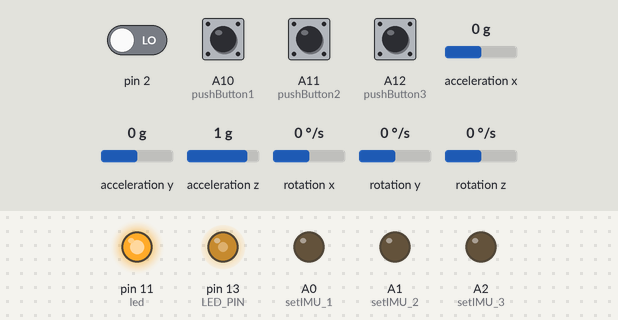
A sketch run on a simulated Arduino Mega 2560, built for the host (arithmetic inside an expression is 32-bit, double 64-bit). Shown: output pins drawn as LEDs (lit = HIGH). Dashed ring = blinking. Inputs (shaded band) come from the test bench; at power-on: A10 (pushButton1), A11 (pushButton2), A12 (pushButton3), pin 2 LOW, acceleration x 0 g, acceleration y 0 g, acceleration z 1 g, rotation x 0 °/s, rotation y 0 °/s, rotation z 0 °/s. The sensor or clock chip raises its interrupt line as the real part does; what the sketch prints to the serial monitor is not drawn.

Above: at 1.7 s.
1.8 s: A10 (pushButton1) pulled HIGH for 0.15 s
At 2.5 s:
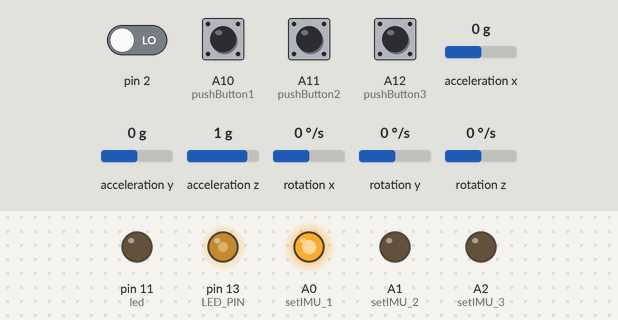
3.6 s: A10 (pushButton1) pulled HIGH for 1 s
At 4.61 s:
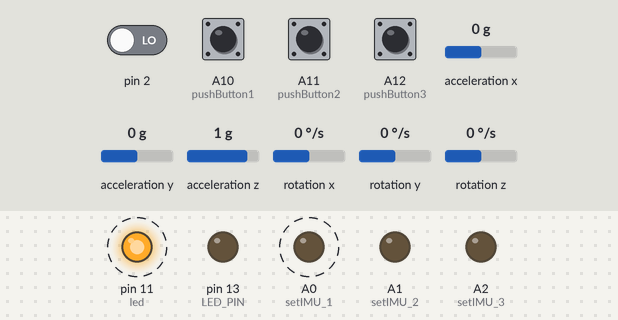
6.6 s: pin 2 driven HIGH
At 7.4 s:
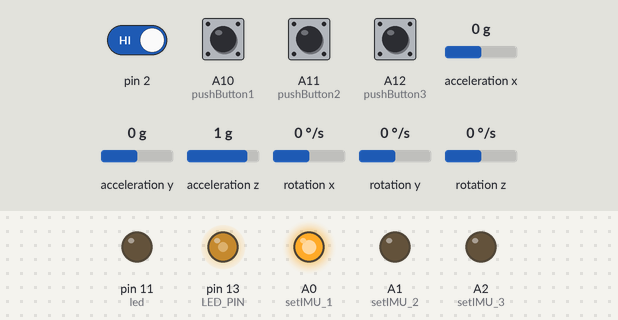
Timing chart, 0 to 9.6 s (numbered marks = the images above; inputs shaded):
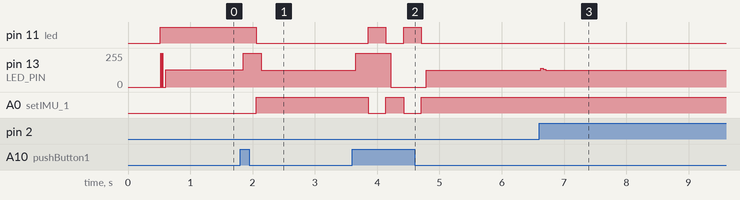

Measured:
- after the input at 1.8 s, pin 11 (led): HIGH → LOW after 0.26 s; pin 13 (LED_PIN): 128/255 → 255/255 after 0.05 s, → 127/255 0.29 s later; A0 (setIMU_1): LOW → HIGH after 0.26 s
- after the input at 3.6 s, pin 11 (led): alternates HIGH for 0.28 s and LOW for 0.29 s, 4 changes in all, then stays LOW, starting after 0.26 s; pin 13 (LED_PIN): 127/255 → 255/255 after 0.06 s, → 0/255 0.56 s later, → 127/255 0.57 s later
- after the input at 6.6 s, pin 13 (LED_PIN): 127/255 → 141/255 at once, → 135/255 0.04 s later, → 127/255 0.04 s later

The sketch:

MPU6050_DMP6_Q.ino
```cpp
// I2C device class (I2Cdev) demonstration Arduino sketch for MPU6050 class using DMP (MotionApps v2.0)
// 6/21/2012 by Jeff Rowberg <jeff@rowberg.net>
// Updates should (hopefully) always be available at https://github.com/jrowberg/i2cdevlib
//
// Changelog:
//      2013-05-08 - added seamless Fastwire support
//                 - added note about gyro calibration
//      2012-06-21 - added note about Arduino 1.0.1 + Leonardo compatibility error
//      2012-06-20 - improved FIFO overflow handling and simplified read process
//      2012-06-19 - completely rearranged DMP initialization code and simplification
//      2012-06-13 - pull gyro and accel data from FIFO packet instead of reading directly
//      2012-06-09 - fix broken FIFO read sequence and change interrupt detection to RISING
//      2012-06-05 - add gravity-compensated initial reference frame acceleration output
//                 - add 3D math helper file to DMP6 example sketch
//                 - add Euler output and Yaw/Pitch/Roll output formats
//      2012-06-04 - remove accel offset clearing for better results (thanks Sungon Lee)
//      2012-06-01 - fixed gyro sensitivity to be 2000 deg/sec instead of 250
//      2012-05-30 - basic DMP initialization working

/* ============================================
I2Cdev device library code is placed under the MIT license
Copyright (c) 2012 Jeff Rowberg
Permission is hereby granted, free of charge, to any person obtaining a copy
of this software and associated documentation files (the "Software"), to deal
in the Software without restriction, including without limitation the rights
to use, copy, modify, merge, publish, distribute, sublicense, and/or sell
copies of the Software, and to permit persons to whom the Software is
furnished to do so, subject to the following conditions:
The above copyright notice and this permission notice shall be included in
all copies or substantial portions of the Software.
THE SOFTWARE IS PROVIDED "AS IS", WITHOUT WARRANTY OF ANY KIND, EXPRESS OR
IMPLIED, INCLUDING BUT NOT LIMITED TO THE WARRANTIES OF MERCHANTABILITY,
FITNESS FOR A PARTICULAR PURPOSE AND NONINFRINGEMENT. IN NO EVENT SHALL THE
AUTHORS OR COPYRIGHT HOLDERS BE LIABLE FOR ANY CLAIM, DAMAGES OR OTHER
LIABILITY, WHETHER IN AN ACTION OF CONTRACT, TORT OR OTHERWISE, ARISING FROM,
OUT OF OR IN CONNECTION WITH THE SOFTWARE OR THE USE OR OTHER DEALINGS IN
THE SOFTWARE.
===============================================
*/

// I2Cdev and MPU6050 must be installed as libraries, or else the .cpp/.h files
// for both classes must be in the include path of your project
#include "I2Cdev.h"

#include "MPU6050_6Axis_MotionApps20.h"
//#include "MPU6050.h" // not necessary if using MotionApps include file

// Arduino Wire library is required if I2Cdev I2CDEV_ARDUINO_WIRE implementation
// is used in I2Cdev.h
#if I2CDEV_IMPLEMENTATION == I2CDEV_ARDUINO_WIRE
    #include "Wire.h"
#endif

// class default I2C address is 0x68
// specific I2C addresses may be passed as a parameter here
// AD0 low = 0x68 (default for SparkFun breakout and InvenSense evaluation board)
// AD0 high = 0x69
MPU6050 mpu;
//MPU6050 mpu(0x69); // <-- use for AD0 high

/* =========================================================================
   NOTE: In addition to connection 3.3v, GND, SDA, and SCL, this sketch
   depends on the MPU-6050's INT pin being connected to the Arduino's
   external interrupt #0 pin. On the Arduino Uno and Mega 2560, this is
   digital I/O pin 2.
 * ========================================================================= */

/* =========================================================================
   NOTE: Arduino v1.0.1 with the Leonardo board generates a compile error
   when using Serial.write(buf, len). The Teapot output uses this method.
   The solution requires a modification to the Arduino USBAPI.h file, which
   is fortunately simple, but annoying. This will be fixed in the next IDE
   release. For more info, see these links:
   http://arduino.cc/forum/index.php/topic,109987.0.html
   http://code.google.com/p/arduino/issues/detail?id=958
 * ========================================================================= */


// uncomment "OUTPUT_READABLE_QUATERNION" if you want to see the actual
// quaternion components in a [w, x, y, z] format (not best for parsing
// on a remote host such as Processing or something though)
//#define OUTPUT_READABLE_QUATERNION

// uncomment "OUTPUT_READABLE_EULER" if you want to see Euler angles
// (in degrees) calculated from the quaternions coming from the FIFO.
// Note that Euler angles suffer from gimbal lock (for more info, see
// http://en.wikipedia.org/wiki/Gimbal_lock)
//#define OUTPUT_READABLE_EULER

// uncomment "OUTPUT_READABLE_YAWPITCHROLL" if you want to see the yaw/
// pitch/roll angles (in degrees) calculated from the quaternions coming
// from the FIFO. Note this also requires gravity vector calculations.
// Also note that yaw/pitch/roll angles suffer from gimbal lock (for
// more info, see: http://en.wikipedia.org/wiki/Gimbal_lock)
#define OUTPUT_READABLE_YAWPITCHROLL

// uncomment "OUTPUT_READABLE_REALACCEL" if you want to see acceleration
// components with gravity removed. This acceleration reference frame is
// not compensated for orientation, so +X is always +X according to the
// sensor, just without the effects of gravity. If you want acceleration
// compensated for orientation, us OUTPUT_READABLE_WORLDACCEL instead.
//#define OUTPUT_READABLE_REALACCEL

// uncomment "OUTPUT_READABLE_WORLDACCEL" if you want to see acceleration
// components with gravity removed and adjusted for the world frame of
// reference (yaw is relative to initial orientation, since no magnetometer
// is present in this case). Could be quite handy in some cases.
//#define OUTPUT_READABLE_WORLDACCEL

// uncomment "OUTPUT_TEAPOT" if you want output that matches the
// format used for the InvenSense teapot demo
#define OUTPUT_TEAPOT


#define LED_PIN 13 // (Arduino is 13, Teensy is 11, Teensy++ is 6)
bool blinkState = false;

// MPU control/status vars
bool dmpReady = false;  // set true if DMP init was successful
uint8_t mpuIntStatus;   // holds actual interrupt status byte from MPU
uint8_t devStatus;      // return status after each device operation (0 = success, !0 = error)
uint16_t packetSize;    // expected DMP packet size (default is 42 bytes)
uint16_t fifoCount;     // count of all bytes currently in FIFO
uint8_t fifoBuffer[64]; // FIFO storage buffer

// orientation/motion vars
Quaternion q;           // [w, x, y, z]         quaternion container
VectorInt16 aa;         // [x, y, z]            accel sensor measurements
VectorInt16 aaReal;     // [x, y, z]            gravity-free accel sensor measurements
VectorInt16 aaWorld;    // [x, y, z]            world-frame accel sensor measurements
VectorFloat gravity;    // [x, y, z]            gravity vector
float euler[3];         // [psi, theta, phi]    Euler angle container
float ypr[3];           // [yaw, pitch, roll]   yaw/pitch/roll container and gravity vector

// packet structure for InvenSense teapot demo
uint8_t teapotPacket[14] = { '$', 0x02, 0,0, 0,0, 0,0, 0,0, 0x00, 0x00, '\r', '\n' };

//Switch IMU
int setIMU_1 = A0;
int setIMU_2 = A1;
int setIMU_3 = A2;

int led = 11;

int pushButton1 = A10;
int pushButton2 = A11;
int pushButton3 = A12;

int btnState1 = 0, btnState2 = 0, btnState3 = 0;
int btn=0;

// ================================================================
// ===               INTERRUPT DETECTION ROUTINE                ===
// ================================================================

volatile bool mpuInterrupt = false;     // indicates whether MPU interrupt pin has gone high
void dmpDataReady() {
    mpuInterrupt = true;
}


// ================================================================
// ===                      INITIAL SETUP                       ===
// ================================================================

void setup() {
    // join I2C bus (I2Cdev library doesn't do this automatically)
    #if I2CDEV_IMPLEMENTATION == I2CDEV_ARDUINO_WIRE
        Wire.begin();
        TWBR = 24; // 400kHz I2C clock (200kHz if CPU is 8MHz)
    #elif I2CDEV_IMPLEMENTATION == I2CDEV_BUILTIN_FASTWIRE
        Fastwire::setup(400, true);
    #endif


    // initialize switch IMU --------------------------------------------------------------
    pinMode(pushButton1, INPUT);   pinMode(pushButton2, INPUT);  pinMode(pushButton3, INPUT);
    pinMode(setIMU_1,OUTPUT);   pinMode(setIMU_2,OUTPUT);  pinMode(setIMU_3,OUTPUT);
    //--------------------------------------------------------------------------

    // initialize serial communication
    // (115200 chosen because it is required for Teapot Demo output, but it's
    // really up to you depending on your project)
    Serial.begin(115200);
    while (!Serial); // wait for Leonardo enumeration, others continue immediately

    // NOTE: 8MHz or slower host processors, like the Teensy @ 3.3v or Ardunio
    // Pro Mini running at 3.3v, cannot handle this baud rate reliably due to
    // the baud timing being too misaligned with processor ticks. You must use
    // 38400 or slower in these cases, or use some kind of external separate
    // crystal solution for the UART timer.

    // initialize device
    Serial.println(F("Initializing I2C devices..."));
    mpu.initialize();

    // verify connection
    Serial.println(F("Testing device connections..."));
    Serial.println(mpu.testConnection() ? F("MPU6050 connection successful") : F("MPU6050 connection failed"));

    // wait for ready
    Serial.println(F("\nSend any character to begin DMP programming and demo: "));
//    while (Serial.available() && Serial.read()); // empty buffer
//    while (!Serial.available());                 // wait for data
//    while (Serial.available() && Serial.read()); // empty buffer again

    // load and configure the DMP
    Serial.println(F("Initializing DMP..."));
    devStatus = mpu.dmpInitialize();

    // supply your own gyro offsets here, scaled for min sensitivity
  /*
    mpu.setXGyroOffset(220);
    mpu.setYGyroOffset(76);
    mpu.setZGyroOffset(-85);
    mpu.setZAccelOffset(1788); // 1688 factory default for my test chip
  */

    mpu.setXGyroOffset(53);
    mpu.setYGyroOffset(-10);
    mpu.setZGyroOffset(19);
    mpu.setZAccelOffset(975);

    // make sure it worked (returns 0 if so)
    if (devStatus == 0) {
        // turn on the DMP, now that it's ready
        Serial.println(F("Enabling DMP..."));
        mpu.setDMPEnabled(true);

        // enable Arduino interrupt detection
        Serial.println(F("Enabling interrupt detection (Arduino external interrupt 0)..."));
        attachInterrupt(0, dmpDataReady, RISING);
        mpuIntStatus = mpu.getIntStatus();

        // set our DMP Ready flag so the main loop() function knows it's okay to use it
        Serial.println(F("DMP ready! Waiting for first interrupt..."));
        dmpReady = true;

        // get expected DMP packet size for later comparison
        packetSize = mpu.dmpGetFIFOPacketSize();
    } else {
        // ERROR!
        // 1 = initial memory load failed
        // 2 = DMP configuration updates failed
        // (if it's going to break, usually the code will be 1)
        Serial.print(F("DMP Initialization failed (code "));
        Serial.print(devStatus);
        Serial.println(F(")"));
    }

    // configure LED for output
    pinMode(LED_PIN, OUTPUT);
    pinMode(led, OUTPUT);
}


// ================================================================
// ===                    MAIN PROGRAM LOOP                     ===
// ================================================================

void loop() {
    // if programming failed, don't try to do anything
    if (!dmpReady) return;

    // wait for MPU interrupt or extra packet(s) available
    while (!mpuInterrupt && fifoCount < packetSize) {
        // other program behavior stuff here
        // .
        // .
        // .
        // if you are really paranoid you can frequently test in between other
        // stuff to see if mpuInterrupt is true, and if so, "break;" from the
        // while() loop to immediately process the MPU data
        // .
        // .
        // .

         //---------------Switch IMU-------------------
       btnState1 = digitalRead(pushButton1);
       btnState2 = digitalRead(pushButton2);
       btnState3 = digitalRead(pushButton3);

        if(btnState1){ btn++; delay(250); }
        if(btn>1) btn=0;

        if(btn==0){
          digitalWrite(setIMU_1,LOW);
          digitalWrite(setIMU_2,LOW);
          digitalWrite(setIMU_3,LOW);
          digitalWrite(led, HIGH);
        }
        if(btn==1){
          digitalWrite(setIMU_1,HIGH);
          digitalWrite(setIMU_2,LOW);
          digitalWrite(setIMU_3,LOW);
          digitalWrite(led, LOW);
       }
//        if(btn==2){
//          digitalWrite(setIMU_1,LOW);
//          digitalWrite(setIMU_2,HIGH);
//          digitalWrite(setIMU_3,LOW);
//       }
    }


    // reset interrupt flag and get INT_STATUS byte
    mpuInterrupt = false;
    mpuIntStatus = mpu.getIntStatus();

    // get current FIFO count
    fifoCount = mpu.getFIFOCount();

    // check for overflow (this should never happen unless our code is too inefficient)
    if ((mpuIntStatus & 0x10) || fifoCount == 1024) {
        // reset so we can continue cleanly
        mpu.resetFIFO();
        Serial.println(F("FIFO overflow!"));

    // otherwise, check for DMP data ready interrupt (this should happen frequently)
    } else if (mpuIntStatus & 0x02) {
        // wait for correct available data length, should be a VERY short wait
        while (fifoCount < packetSize) fifoCount = mpu.getFIFOCount();

        // read a packet from FIFO
        mpu.getFIFOBytes(fifoBuffer, packetSize);

        // track FIFO count here in case there is > 1 packet available
        // (this lets us immediately read more without waiting for an interrupt)
        fifoCount -= packetSize;

        #ifdef OUTPUT_READABLE_QUATERNION
            // display quaternion values in easy matrix form: w x y z
            mpu.dmpGetQuaternion(&q, fifoBuffer);
            Serial.print("quat\t");
            Serial.print(q.w);
            Serial.print("\t");
            Serial.print(q.x);
            Serial.print("\t");
            Serial.print(q.y);
            Serial.print("\t");
            Serial.println(q.z);
        #endif

        #ifdef OUTPUT_READABLE_EULER
            // display Euler angles in degrees
            mpu.dmpGetQuaternion(&q, fifoBuffer);
            mpu.dmpGetEuler(euler, &q);
            Serial.print("euler\t");
            Serial.print(euler[0] * 180/M_PI);
            Serial.print("\t");
            Serial.print(euler[1] * 180/M_PI);
            Serial.print("\t");
            Serial.println(euler[2] * 180/M_PI);
        #endif

        #ifdef OUTPUT_READABLE_YAWPITCHROLL
            // display Euler angles in degrees
            mpu.dmpGetQuaternion(&q, fifoBuffer);
            mpu.dmpGetGravity(&gravity, &q);
            mpu.dmpGetYawPitchRoll(ypr, &q, &gravity);
            Serial.print("ypr\t");
            Serial.print(ypr[0] * 180/M_PI);
            Serial.print("\t");
            Serial.print(ypr[1] * 180/M_PI);
            Serial.print("\t");
            Serial.println(ypr[2] * 180/M_PI);
        #endif

        #ifdef OUTPUT_READABLE_REALACCEL
            // display real acceleration, adjusted to remove gravity
            mpu.dmpGetQuaternion(&q, fifoBuffer);
            mpu.dmpGetAccel(&aa, fifoBuffer);
            mpu.dmpGetGravity(&gravity, &q);
            mpu.dmpGetLinearAccel(&aaReal, &aa, &gravity);
            Serial.print("areal\t");
            Serial.print(aaReal.x);
            Serial.print("\t");
            Serial.print(aaReal.y);
            Serial.print("\t");
            Serial.println(aaReal.z);
        #endif

        #ifdef OUTPUT_READABLE_WORLDACCEL
            // display initial world-frame acceleration, adjusted to remove gravity
            // and rotated based on known orientation from quaternion
            mpu.dmpGetQuaternion(&q, fifoBuffer);
            mpu.dmpGetAccel(&aa, fifoBuffer);
            mpu.dmpGetGravity(&gravity, &q);
            mpu.dmpGetLinearAccel(&aaReal, &aa, &gravity);
            mpu.dmpGetLinearAccelInWorld(&aaWorld, &aaReal, &q);
            Serial.print("aworld\t");
            Serial.print(aaWorld.x);
            Serial.print("\t");
            Serial.print(aaWorld.y);
            Serial.print("\t");
            Serial.println(aaWorld.z);
        #endif

        #ifdef OUTPUT_TEAPOT
            // display quaternion values in InvenSense Teapot demo format:
            teapotPacket[2] = fifoBuffer[0];
            teapotPacket[3] = fifoBuffer[1];
            teapotPacket[4] = fifoBuffer[4];
            teapotPacket[5] = fifoBuffer[5];
            teapotPacket[6] = fifoBuffer[8];
            teapotPacket[7] = fifoBuffer[9];
            teapotPacket[8] = fifoBuffer[12];
            teapotPacket[9] = fifoBuffer[13];
            Serial.write(teapotPacket, 14);
            teapotPacket[11]++; // packetCount, loops at 0xFF on purpose
        #endif

        // blink LED to indicate activity
        blinkState = !blinkState;
        digitalWrite(LED_PIN, blinkState);
    }
}
```
